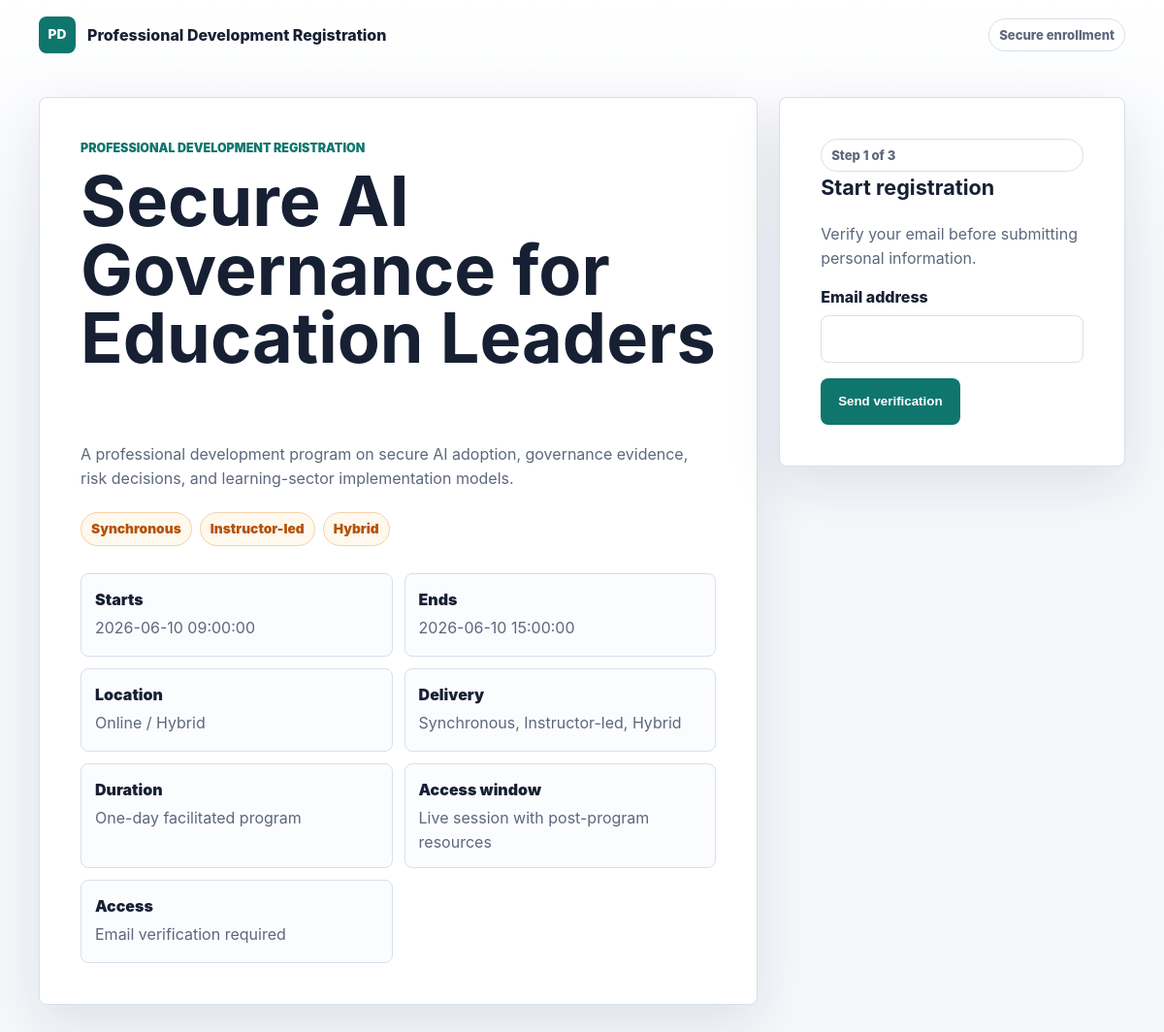
Page /e/secure-ai-governance on the committed database.
### tables this page shows
CREATE TABLE IF NOT EXISTS events (
  id BIGINT UNSIGNED AUTO_INCREMENT PRIMARY KEY,
  slug VARCHAR(140) NOT NULL UNIQUE,
  title VARCHAR(255) NOT NULL,
  summary TEXT NULL,
  start_at DATETIME NOT NULL,
  end_at DATETIME NOT NULL,
  timezone VARCHAR(80) NOT NULL DEFAULT 'UTC',
  location VARCHAR(255) NULL,
  program_modes JSON NOT NULL,
  duration_label VARCHAR(120) NULL,
  access_window_label VARCHAR(160) NULL,
  custom_fields JSON NOT NULL,
  allowed_domains JSON NOT NULL,
  invite_code_enabled TINYINT(1) NOT NULL DEFAULT 0,
  invite_code_hash CHAR(64) NULL,
  invite_code_hint VARCHAR(255) NULL,
  instant_approval TINYINT(1) NOT NULL DEFAULT 1,
  requires_payment TINYINT(1) NOT NULL DEFAULT 0,
  moodle_course_ids JSON NOT NULL,
  moodle_cohort_ids JSON NOT NULL,
  thank_you_message TEXT NULL,
  status ENUM('draft','published','archived') NOT NULL DEFAULT 'draft',
  created_at DATETIME NOT NULL DEFAULT CURRENT_TIMESTAMP,
  updated_at DATETIME NOT NULL DEFAULT CURRENT_TIMESTAMP ON UPDATE CURRENT_TIMESTAMP,
  INDEX idx_events_status_start (status, start_at)
);

### public/index.php (the view, shortened to what the rows shown need)
<?php
require __DIR__ . '/../src/bootstrap.php';
$db = Database::connection();
$crypto = new CryptoService(AppConfig::appKey());
$events = new EventRepository($db);
$registrationRepository = new RegistrationRepository($db);
$notificationService = new NotificationService();
$csrf = new CsrfService();
$forms = new EventFormService();
$inviteCodes = new InviteCodeService($crypto);
$programModes = new ProgramModeService();
$verifications = new VerificationService(
    new VerificationRepository($db),
    $crypto,
    $notificationService
);
$provisioning = new ProvisioningService(
    $registrationRepository,
    new FieldMapper(),
    new MoodleClient(),
    $notificationService
);
$registrations = new RegistrationService(
    $registrationRepository,
    $crypto,
    new ApprovalService(),
    $provisioning,
    $notificationService
);
$rateLimiter = new RateLimiter(new RateLimitRepository($db), $crypto);
$audit = new AuditLogger(new AuditRepository($db), $crypto);
$router = new Router();
$router->get('/health', fn (): Response => Response::json(['status' => 'ok', 'service' => 'pdrs']));
$router->get('/readiness', function () use ($db): Response {
    $result = (new ReadinessService($db))->check();
    return Response::json($result, $result['status'] === 'ready' ? 200 : 503);
});
$router->get('/ops/metrics', function (Request $request) use ($db): Response {
    if (!OperationsGuard::authorized($request)) {
        return Response::json(['message' => 'Unauthorized'], 401);
    }
    return Response::json([
        'service' => 'pdrs',
        'generated_at' => gmdate('c'),
        'metrics' => (new MetricsRepository($db))->snapshot(),
    ]);
});
$router->get('/', function (): Response {
    $body = <<<HTML
<section class="hero-panel">
  <div>
    <p class="eyebrow">Professional Development Registration System</p>
    <h1>Secure registration and learning platform enrollment for institutional programs.</h1>
    <p>A controlled registration foundation for professional development events, identity verification, approval workflows, and Moodle provisioning.</p>
    <a class="button-link" href="/e/secure-ai-governance">Open demo event</a>
  </div>
  <div class="status-panel" aria-label="Platform capabilities">
    <span>Verified identity first</span>
    <span>Flexible program delivery</span>
    <span>Encrypted registration data</span>
    <span>Approval and provisioning controls</span>
  </div>
</section>
<section class="capability-grid">
  <article><strong>Program formats</strong><span>Synchronous, asynchronous, self-paced, instructor-led, hybrid, cohort-based, and custom delivery models.</span></article>
  <article><strong>Access controls</strong><span>Optional invite-code gates, OTP confirmation, and signed-link verification before records are created.</span></article>
  <article><strong>Approval and provisioning</strong><span>Domain allow-lists, payment checks, Moodle user creation, course enrollment, and cohort assignment.</span></article>
  <article><strong>Operational control</strong><span>Audit logs, rate limits, readiness checks, and retry utilities.</span></article>
</section>
<section class="process-strip" aria-label="Registration process">
  <div><span>1</span>Verify email</div>
  <div><span>2</span>Complete registration</div>
  <div><span>3</span>Apply approval policy</div>
  <div><span>4</span>Provision learning access</div>
</section>
HTML;
    return new Response(View::render('Professional Development Registration System', $body));
});
$router->get('/e/{slug}', function (Request $request, array $params) use ($events, $csrf, $forms, $inviteCodes, $programModes): Response {
    $event = $events->findActiveBySlug($params['slug']);
    if (!$event) {
        return Response::json(['message' => 'Event not found'], 404);
    }
    return new Response(View::render($event['title'], renderEventPage($event, $csrf, $forms, $inviteCodes, $programModes)));
});
$router->post('/e/{slug}/verify', function (Request $request, array $params) use ($events, $rateLimiter, $verifications, $audit, $csrf, $inviteCodes): Response {
    $event = $events->findActiveBySlug($params['slug']);
    if (!$event) {
        return Response::json(['message' => 'Event not found'], 404);
    }
    if (!$csrf->validate($request)) {
        return Response::json(['message' => 'The registration session has expired. Please refresh and try again.'], 419);
    }
    $email = strtolower(trim((string) $request->input('email')));
    if (!filter_var($email, FILTER_VALIDATE_EMAIL)) {
        return Response::json(['message' => 'A valid email address is required.'], 422);
    }
    if (!$rateLimiter->allow($request, 'email-verification', $email)) {
        $audit->record('verification.rate_limited', $request, ['entity_type' => 'event', 'entity_id' => $event['id']]);
        return Response::json(['message' => 'Too many verification attempts. Please try again later.'], 429);
    }
    if (!$inviteCodes->valid($event, (string) $request->input('invite_code'))) {
        $audit->record('invite_code.failed', $request, ['entity_type' => 'event', 'entity_id' => $event['id']]);
        return Response::json(['message' => 'A valid invite code is required for this program.'], 422);
    }
    $verifications->issue($event, $email, $request);
    $audit->record('verification.issued', $request, ['entity_type' => 'event', 'entity_id' => $event['id']]);
    return new Response(View::render('Verification sent', renderOtpForm($event, $email, $csrf)));
});
$router->post('/e/{slug}/otp', function (Request $request, array $params) use ($events, $verifications, $audit, $rateLimiter, $csrf, $forms): Response {
    $event = $events->findActiveBySlug($params['slug']);
    if (!$event) {
        return Response::json(['message' => 'Event not found'], 404);
    }
    if (!$csrf->validate($request)) {
        return Response::json(['message' => 'The registration session has expired. Please refresh and try again.'], 419);
    }
    $email = strtolower(trim((string) $request->input('email')));
    if (!$rateLimiter->allow($request, 'otp-verification', $email)) {
        $audit->record('otp.rate_limited', $request, ['entity_type' => 'event', 'entity_id' => $event['id']]);
        return Response::json(['message' => 'Too many verification attempts. Please try again later.'], 429);
    }
    $otp = trim((string) $request->input('otp'));
    $challenge = $verifications->verifyOtp((int) $event['id'], $email, $otp);
    if (!$challenge) {
        $audit->record('verification.failed', $request, ['entity_type' => 'event', 'entity_id' => $event['id']]);
        return Response::json(['message' => 'Verification failed.'], 422);
    }
    $audit->record('verification.completed', $request, ['entity_type' => 'verification', 'entity_id' => $challenge['id']]);
    return new Response(View::render('Complete registration', renderRegistrationForm($event, $challenge, $csrf, $forms)));
});
$router->get('/verify', function (Request $request) use ($events, $verifications, $audit, $csrf, $forms): Response {
    $token = (string) $request->input('token');
    $challenge = $verifications->verifyToken($token);
    if (!$challenge) {
        return Response::json(['message' => 'Verification link is invalid or expired.'], 422);
    }
    $event = $events->findById((int) $challenge['event_id']);
    if (!$event) {
        return Response::json(['message' => 'Event not found'], 404);
    }
    $audit->record('verification.completed', $request, ['entity_type' => 'verification', 'entity_id' => $challenge['id']]);
    return new Response(View::render('Complete registration', renderRegistrationForm($event, $challenge, $csrf, $forms)));
});
$router->post('/e/{slug}/register', function (Request $request, array $params) use ($events, $verifications, $registrations, $audit, $rateLimiter, $csrf, $forms): Response {
    $event = $events->findActiveBySlug($params['slug']);
    if (!$event) {
        return Response::json(['message' => 'Event not found'], 404);
    }
    if (!$csrf->validate($request)) {
        return Response::json(['message' => 'The registration session has expired. Please refresh and try again.'], 419);
    }
    $errors = $forms->registrationErrors($event, $request->post);
    if ($errors !== []) {
        return Response::json(['message' => 'Validation failed', 'errors' => $errors], 422);
    }
    $challenge = $verifications->verifiedChallenge(
        (int) $request->input('verification_id'),
        (string) $request->input('verification_signature')
    );
    if (!$challenge || (int) $challenge['event_id'] !== (int) $event['id']) {
        return Response::json(['message' => 'Verified email session is invalid.'], 422);
    }
    if (!$rateLimiter->allow($request, 'registration-submit', (string) $challenge['email'])) {
        $audit->record('registration.rate_limited', $request, ['entity_type' => 'event', 'entity_id' => $event['id']]);
        return Response::json(['message' => 'Too many registration attempts. Please try again later.'], 429);
    }
    $registration = $registrations->register($event, $challenge, $request->post);
    $audit->record('registration.created', $request, [
        'entity_type' => 'registration',
        'entity_id' => $registration['id'],
        'payload' => ['status' => $registration['status']],
    ]);
    return Response::redirect('/thank-you/' . $registration['uuid']);
});
$router->get('/thank-you/{uuid}', function (Request $request, array $params) use ($db): Response {
    $repository = new RegistrationRepository($db);
    $registration = $repository->findByUuid($params['uuid']);
    if (!$registration) {
        return Response::json(['message' => 'Registration not found'], 404);
    }
    return new Response(View::render('Registration received', renderThankYou($registration)));
});
$router->get('/calendar/{uuid}.ics', function (Request $request, array $params) use ($db): Response {
    $registration = (new RegistrationRepository($db))->findByUuid($params['uuid']);
    if (!$registration) {
        return Response::json(['message' => 'Registration not found'], 404);
    }
    $ics = (new IcsService())->build([
        'slug' => $registration['uuid'],
        'title' => $registration['event_title'],
        'summary' => 'Professional development event registration',
        'start_at' => $registration['start_at'],
        'end_at' => $registration['end_at'],
        'location' => $registration['location'],
    ]);
    return new Response($ics, 200, [
        'Content-Type' => 'text/calendar; charset=utf-8',
        'Content-Disposition' => 'attachment; filename="event.ics"',
    ]);
});
$router->dispatch(Request::capture())->send();
function renderEventPage(
    array $event,
    CsrfService $csrf,
    EventFormService $forms,
    InviteCodeService $inviteCodes,
    ProgramModeService $programModes
): string
{
    $summary = View::e($event['summary']);
    $title = View::e($event['title']);
    $slug = View::e($event['slug']);
    $startAt = View::e($event['start_at']);
    $endAt = View::e($event['end_at']);
    $location = View::e($event['location'] ?: 'Online');
    $delivery = View::e($programModes->summary($event));
    $duration = View::e((string) ($event['duration_label'] ?: 'Program schedule'));
    $accessWindow = View::e((string) ($event['access_window_label'] ?: 'Defined by the program team'));
    $access = $inviteCodes->enabled($event)
        ? 'Invite code and email verification required'
        : 'Email verification required';
    $access = View::e($access);
    $modeBadges = renderProgramModeBadges($programModes->labels($event));
    $inviteCodeField = renderInviteCodeField($event, $inviteCodes);
    $csrfField = $csrf->field();
    return <<<HTML
<section class="event-layout">
  <article class="program-panel">
    <p class="eyebrow">Professional Development Registration</p>
    <h1>{$title}</h1>
    <p>{$summary}</p>
    {$modeBadges}
    <dl class="event-meta">
      <div><dt>Starts</dt><dd>{$startAt}</dd></div>
      <div><dt>Ends</dt><dd>{$endAt}</dd></div>
      <div><dt>Location</dt><dd>{$location}</dd></div>
      <div><dt>Delivery</dt><dd>{$delivery}</dd></div>
      <div><dt>Duration</dt><dd>{$duration}</dd></div>
      <div><dt>Access window</dt><dd>{$accessWindow}</dd></div>
      <div><dt>Access</dt><dd>{$access}</dd></div>
    </dl>
  </article>
  <aside class="form-panel">
    <div class="step-label">Step 1 of 3</div>
    <h2>Start registration</h2>
    <p>Verify your email before submitting personal information.</p>
    <form method="post" action="/e/{$slug}/verify">
      {$csrfField}
      <label>Email address <input required type="email" name="email" autocomplete="email"></label>
      {$inviteCodeField}
      {$forms->renderCustomFields($event, false)}
      <button type="submit">Send verification</button>
    </form>
  </aside>
</section>
HTML;
}
function renderProgramModeBadges(array $labels): string
{
    $items = '';
    foreach ($labels as $label) {
        $items .= '<span>' . View::e((string) $label) . '</span>';
    }
    return '<div class="mode-list" aria-label="Program delivery modes">' . $items . '</div>';
}
function renderInviteCodeField(array $event, InviteCodeService $inviteCodes): string
{
    if (!$inviteCodes->enabled($event)) {
        return '';
    }
    $hint = trim((string) ($event['invite_code_hint'] ?? ''));
    $hintHtml = $hint === '' ? '' : '<span class="field-help">' . View::e($hint) . '</span>';
    return <<<HTML
<label>Invite code <input required type="text" name="invite_code" autocomplete="off" spellcheck="false">{$hintHtml}</label>
HTML;
}

### rows in the picture
events: title "Secure AI Governance for Education Leaders", summary "A professional development program on secure AI adoption, governance evidence, risk decisions, and learning-sector implementation models.", start_at "2026-06-10 09:00:00", end_at "2026-06-10 15:00:00", location "Online / Hybrid", duration_label "One-day facilitated program", access_window_label "Live session with post-program resources", invite_code_enabled "Email verification required"

### other values in the picture
View::e((string) $label) "Synchronous"
View::e((string) $label) "Instructor-led"
View::e((string) $label) "Hybrid"
$delivery "Synchronous, Instructor-led, Hybrid"
